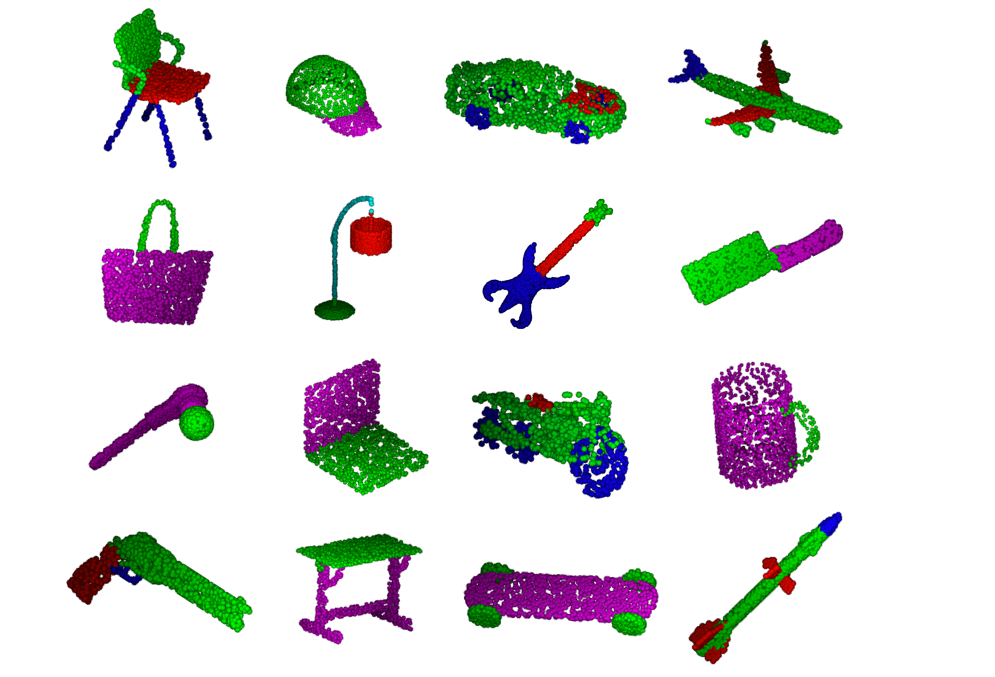
#> input picture dimos/models/manipulation/contact_graspnet_pytorch/Pointnet_Pointnet2_pytorch/visualizer/pic.png, 995 x 677 px; its folder holds only this picture in this run
$ python -i frame_processor.py   (imports and definitions only)
#> lines starting #> are read from the running program, lines starting #| are printed output that depends on the picture
# Copyright 2025-2026 Dimensional Inc.
#
# Licensed under the Apache License, Version 2.0 (the "License");
# you may not use this file except in compliance with the License.
# You may obtain a copy of the License at
#
#     http://www.apache.org/licenses/LICENSE-2.0
#
# Unless required by applicable law or agreed to in writing, software
# distributed under the License is distributed on an "AS IS" BASIS,
# WITHOUT WARRANTIES OR CONDITIONS OF ANY KIND, either express or implied.
# See the License for the specific language governing permissions and
# limitations under the License.

import os

import cv2
import numpy as np
from reactivex import Observable, operators as ops


# TODO: Reorganize, filenaming - Consider merger with VideoOperators class
class FrameProcessor:
    def __init__(
        self, output_dir: str = f"{os.getcwd()}/assets/output/frames", delete_on_init: bool = False
    ) -> None:
        """Initializes the FrameProcessor.

        Sets up the output directory for frame storage and optionally cleans up
        existing JPG files.

        Args:
            output_dir: Directory path for storing processed frames.
                Defaults to '{os.getcwd()}/assets/output/frames'.
            delete_on_init: If True, deletes all existing JPG files in output_dir.
                Defaults to False.

        Raises:
            OSError: If directory creation fails or if file deletion fails.
            PermissionError: If lacking permissions for directory/file operations.
        """
        self.output_dir = output_dir
        os.makedirs(self.output_dir, exist_ok=True)

        if delete_on_init:
            try:
                jpg_files = [f for f in os.listdir(self.output_dir) if f.lower().endswith(".jpg")]
                for file in jpg_files:
                    file_path = os.path.join(self.output_dir, file)
                    os.remove(file_path)
                print(f"Cleaned up {len(jpg_files)} existing JPG files from {self.output_dir}")
            except Exception as e:
                print(f"Error cleaning up JPG files: {e}")
                raise

        self.image_count = 1
        # TODO: Add randomness to jpg folder storage naming.
        # Will overwrite between sessions.

    # [5 lines left out: function to_grayscale, not called in this run]

    def edge_detection(self, frame):
        return cv2.Canny(frame, 100, 200)

    def resize(self, frame, scale: float = 0.5):
        return cv2.resize(frame, None, fx=scale, fy=scale, interpolation=cv2.INTER_AREA)

    # [141 lines left out: functions export_to_jpeg, compute_optical_flow, visualize_flow, process_stream_edge_detection, process_stream_resize, process_stream_to_greyscale and 1 more, not called in this run]

    def process_stream_optical_flow_with_relevancy(self, frame_stream: Observable) -> Observable:
        """Processes video stream to compute optical flow with movement relevancy.

        Applies optical flow computation to each frame and returns both the
        visualized flow and a relevancy score indicating the amount of movement.
        The relevancy score is calculated as the mean magnitude of flow vectors.
        This method includes relevancy computation for motion detection.

        Args:
            frame_stream: An Observable emitting video frames as numpy arrays.
                Each frame should be in BGR format with shape (height, width, 3).

        Returns:
            An Observable emitting tuples of (visualized_flow, relevancy_score):
                visualized_flow: np.ndarray, BGR image visualizing optical flow
                relevancy_score: float, mean magnitude of flow vectors,
                    higher values indicate more motion

        Raises:
            TypeError: If frame_stream is not an Observable.
            ValueError: If frames have invalid dimensions or format.

        Examples:
            >>> flow_stream = processor.process_stream_optical_flow_with_relevancy(
            ...     frame_stream
            ... )
            >>> flow_stream.subscribe(
            ...     lambda result: print(f"Motion score: {result[1]}")
            ... )

        Note:
            Relevancy scores are computed using mean magnitude of flow vectors.
            Higher scores indicate more movement in the frame.
        """
        return frame_stream.pipe(
            ops.scan(
                lambda acc, frame: self.compute_optical_flow(acc, frame, compute_relevancy=True),
                (None, None, None),
            ),
            # Result is (current_frame, flow, relevancy)
            ops.filter(lambda result: result[1] is not None),  # Filter out None flows
            ops.map(
                lambda result: (
                    self.visualize_flow(result[1]),  # Visualized flow
                    result[2],  # Relevancy score
                )
            ),
            ops.filter(lambda result: result[0] is not None),  # Ensure valid visualization
        )

    # [38 lines left out: function process_stream_with_jpeg_export, not called in this run]

>>> import cv2
>>> picture = cv2.imread('../models/manipulation/contact_graspnet_pytorch/Pointnet_Pointnet2_pytorch/visualizer/pic.png', cv2.IMREAD_GRAYSCALE)
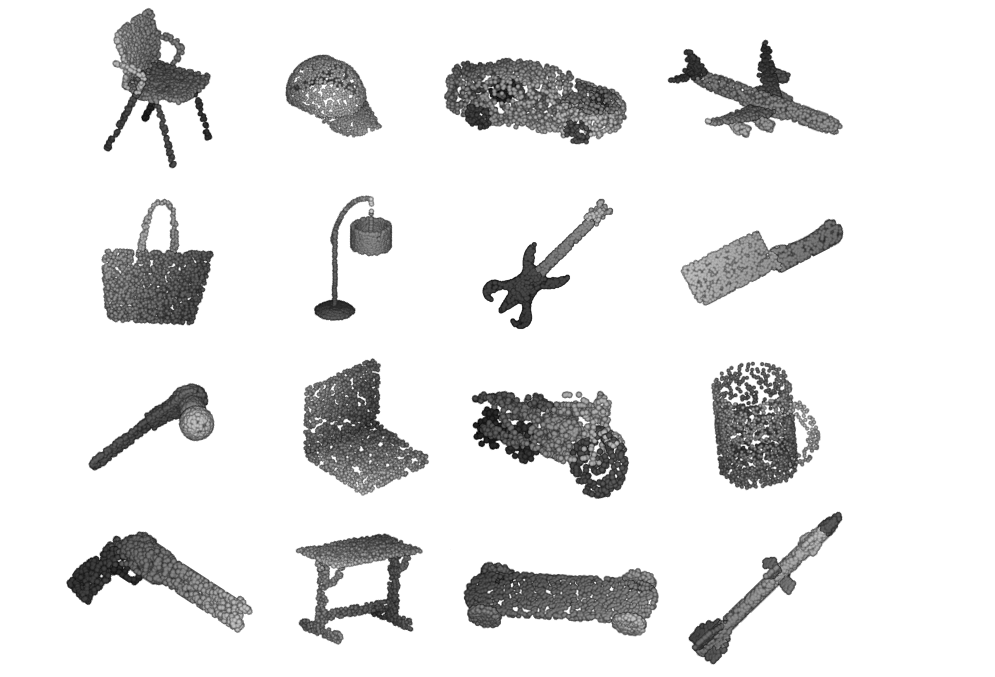
#> picture: shape (677, 995); min 0, max 255, mean 230
>>> result = FrameProcessor().process_stream_optical_flow_with_relevancy(picture)
#> (the run stopped early here; a loop or call above may not have finished)
